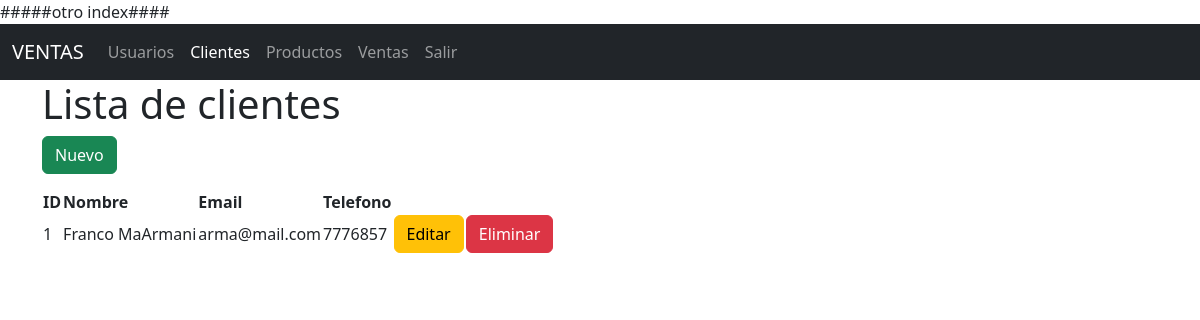
/clientes/, run on the app's committed database.
### models/cliente_model.py (models this page shows, shortened)
class Cliente(db.Model):
    __tablename__ = "clientes"
    id = db.Column(db.Integer,primary_key=True)
    nombre = db.Column(db.String(80),nullable=False)
    email = db.Column(db.String(100),nullable=False)
    telefono = db.Column(db.String(20),nullable=False)
    ventas = db.relationship('Venta',back_populates='cliente')
    @staticmethod
    def get_all():
        return Cliente.query.all()

### controllers/cliente_controller.py (the view)
@cliente_bp.route("/")
def index():
    clientes = Cliente.get_all()
    return cliente_view.list(clientes)

### run.py (called while the page is built)
@app.context_processor
def inject_active_path():
    def is_active(path):
        return 'active' if request.path == path else ''
    return(dict(is_active = is_active))

### views/cliente_view.py (called while the page is built)
def list(clientes):
    return render_template('clientes/index.html',clientes=clientes)

### templates/clientes/index.html (shortened to what this page needs)
{% extends 'base.html' %}
{%  block content %}
<h1>Lista de clientes</h1>
<a href="{{ url_for('cliente.create') }}" class="btn btn-success mb-3"btn>Nuevo</a>
<table class="table-striped">
    <tr>
        <th>ID</th>
        <th>Nombre</th>
        <th>Email</th>
        <th>Telefono</th>
        <th></th>
        <th></th>
    </tr>
    {% for item in clientes %}
    <tr>
        <td>{{item.id}}</td>
        <td>{{item.nombre}}</td>
        <td>{{item.email}}</td>
        <td>{{item.telefono}}</td>
        <td>
            <a href="{{ url_for('cliente.edit',id=item.id) }}" class="btn
            btn-warning">Editar</a>
        </td>
        <td>
            <a href="{{ url_for('cliente.delete',id=item.id )}}" class="btn
            btn-danger">Eliminar</a>
        </td>
    </tr>
    {% endfor %}
</table>
{%  endblock %}

### data on the page
Cliente: id "1", nombre "Franco MaArmani", email "arma@mail.com", telefono "7776857"
